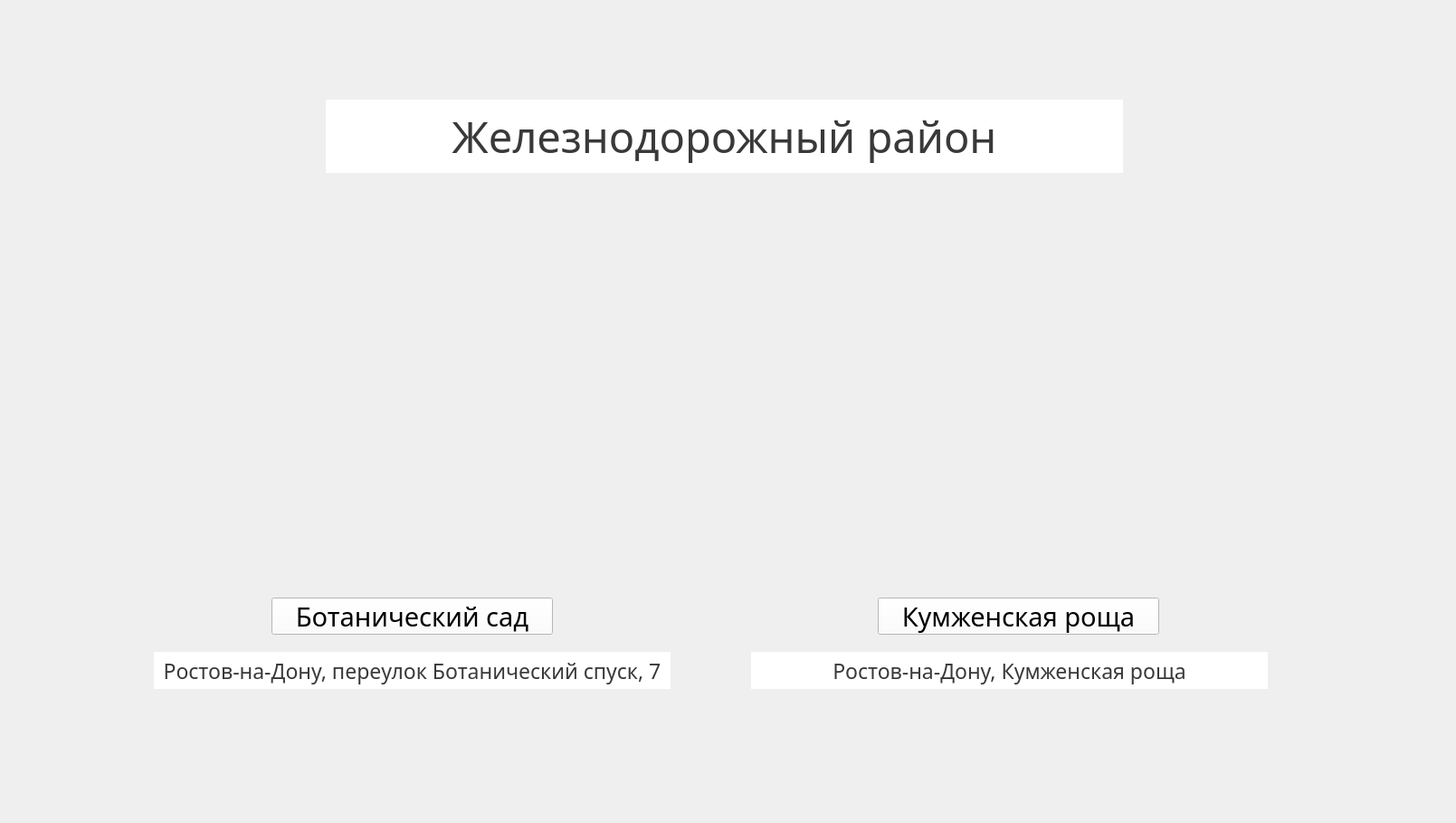
    <widget class="QWidget" name="Railway_area_Page_3">
     <widget class="QLabel" name="label_4">
      <property name="geometry">
       <rect>
        <x>0</x>
        <y>0</y>
        <width>1600</width>
        <height>900</height>
       </rect>
      </property>
      <property name="text">
       <string/>
      </property>
      <property name="pixmap">
       <pixmap>4.png</pixmap>
      </property>
     </widget>
     <widget class="QPushButton" name="switch_Railway_area__Areas_Page_pushButton">
      <property name="geometry">
       <rect>
        <x>30</x>
        <y>50</y>
        <width>171</width>
        <height>81</height>
       </rect>
      </property>
      <property name="styleSheet">
       <string notr="true">background-color: rgba(0,0,0,0);
border: none;</string>
      </property>
      <property name="text">
       <string/>
      </property>
     </widget>
     <widget class="QLabel" name="label_10">
      <property name="geometry">
       <rect>
        <x>360</x>
        <y>110</y>
        <width>881</width>
        <height>81</height>
       </rect>
      </property>
      <property name="font">
       <font>
        <family>Monotype Corsiva</family>
        <pointsize>35</pointsize>
       </font>
      </property>
      <property name="styleSheet">
       <string notr="true">background-color: #FFFFFF;
color:rgb(57, 57, 57);</string>
      </property>
      <property name="text">
       <string>Железнодорожный район</string>
      </property>
      <property name="alignment">
       <set>Qt::AlignCenter</set>
      </property>
     </widget>
     <widget class="QLabel" name="label_8">
      <property name="geometry">
       <rect>
        <x>170</x>
        <y>720</y>
        <width>571</width>
        <height>41</height>
       </rect>
      </property>
      <property name="font">
       <font>
        <family>Monotype Corsiva</family>
        <pointsize>17</pointsize>
        <weight>50</weight>
        <italic>false</italic>
        <bold>false</bold>
        <underline>false</underline>
        <strikeout>false</strikeout>
       </font>
      </property>
      <property name="styleSheet">
       <string notr="true">background-color: #FFFFFF;
color:rgb(57, 57, 57);</string>
      </property>
      <property name="text">
       <string>Ростов-на-Дону, переулок Ботанический спуск, 7</string>
      </property>
      <property name="alignment">
       <set>Qt::AlignCenter</set>
      </property>
     </widget>
     <widget class="QLabel" name="label_9">
      <property name="geometry">
       <rect>
        <x>830</x>
        <y>720</y>
        <width>571</width>
        <height>41</height>
       </rect>
      </property>
      <property name="font">
       <font>
        <family>Monotype Corsiva</family>
        <pointsize>17</pointsize>
        <weight>50</weight>
        <italic>false</italic>
        <bold>false</bold>
        <underline>false</underline>
        <strikeout>false</strikeout>
       </font>
      </property>
      <property name="styleSheet">
       <string notr="true">background-color: #FFFFFF;
color:rgb(57, 57, 57);</string>
      </property>
      <property name="text">
       <string>Ростов-на-Дону, Кумженская роща</string>
      </property>
      <property name="alignment">
       <set>Qt::AlignCenter</set>
      </property>
     </widget>
     <widget class="QLabel" name="Botanical_Garden_photo">
      <property name="geometry">
       <rect>
        <x>153</x>
        <y>265</y>
        <width>620</width>
        <height>333</height>
       </rect>
      </property>
      <property name="text">
       <string/>
      </property>
      <property name="pixmap">
       <pixmap>8.jpg</pixmap>
      </property>
     </widget>
     <widget class="QLabel" name="Kumzhenskaya_Grove_photo">
      <property name="geometry">
       <rect>
        <x>826</x>
        <y>265</y>
        <width>620</width>
        <height>333</height>
       </rect>
      </property>
      <property name="text">
       <string/>
      </property>
      <property name="pixmap">
       <pixmap>8.jpg</pixmap>
      </property>
     </widget>
     <widget class="QPushButton" name="switch_Botanical_Garden_pushButton">
      <property name="geometry">
       <rect>
        <x>300</x>
        <y>660</y>
        <width>311</width>
        <height>41</height>
       </rect>
      </property>
      <property name="font">
       <font>
        <family>Monotype Corsiva</family>
        <pointsize>22</pointsize>
       </font>
      </property>
      <property name="styleSheet">
       <string notr="true">background-color:#FFFFFF;</string>
      </property>
      <property name="text">
       <string>Ботанический сад</string>
      </property>
     </widget>
     <widget class="QPushButton" name="switch_Kumzhenskaya_Grove_pushButton">
      <property name="geometry">
       <rect>
        <x>970</x>
        <y>660</y>
        <width>311</width>
        <height>41</height>
       </rect>
      </property>
      <property name="font">
       <font>
        <family>Monotype Corsiva</family>
        <pointsize>22</pointsize>
       </font>
      </property>
      <property name="styleSheet">
       <string notr="true">background-color:#FFFFFF;</string>
      </property>
      <property name="text">
       <string>Кумженская роща</string>
      </property>
     </widget>
    </widget>
